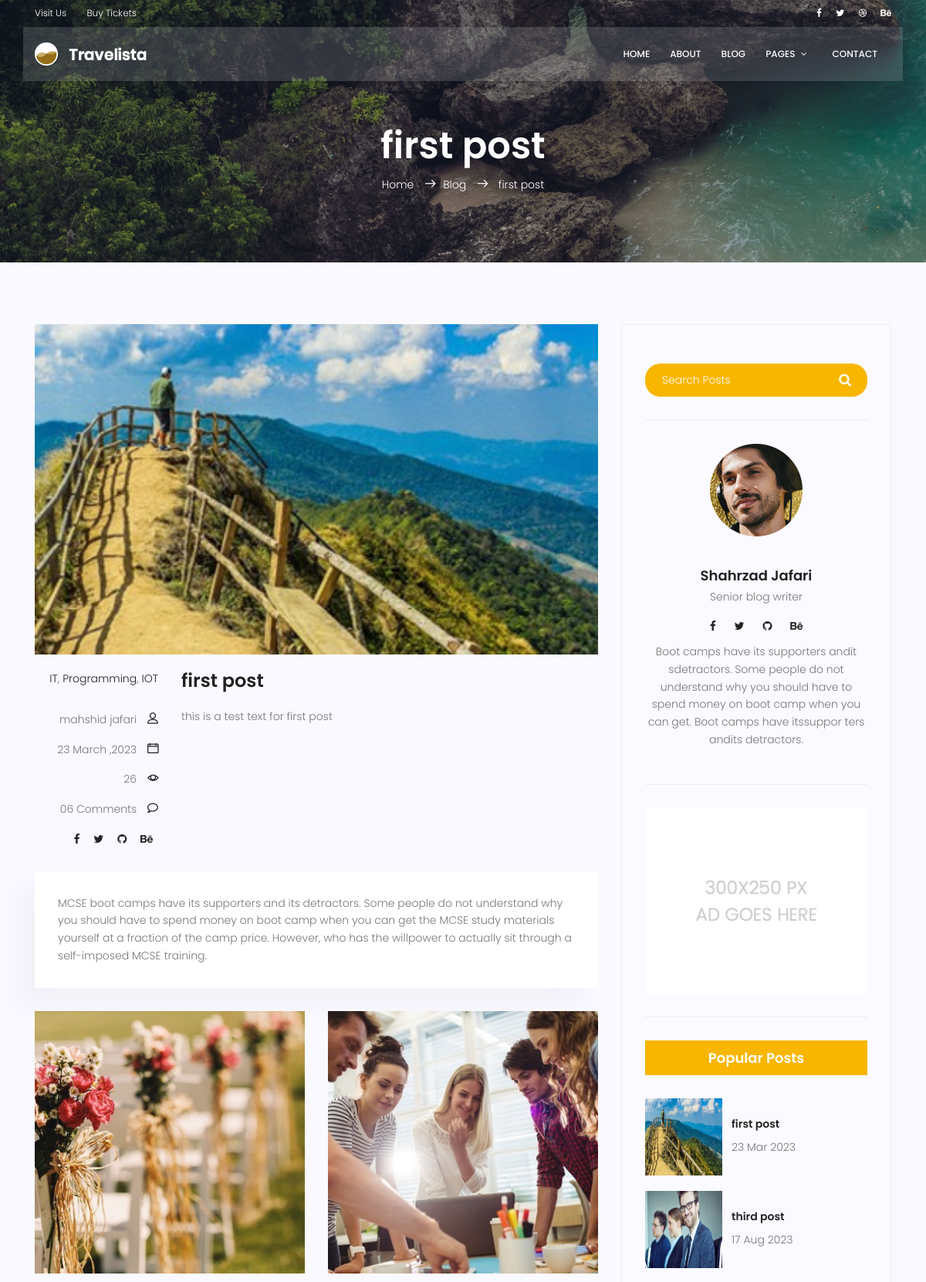
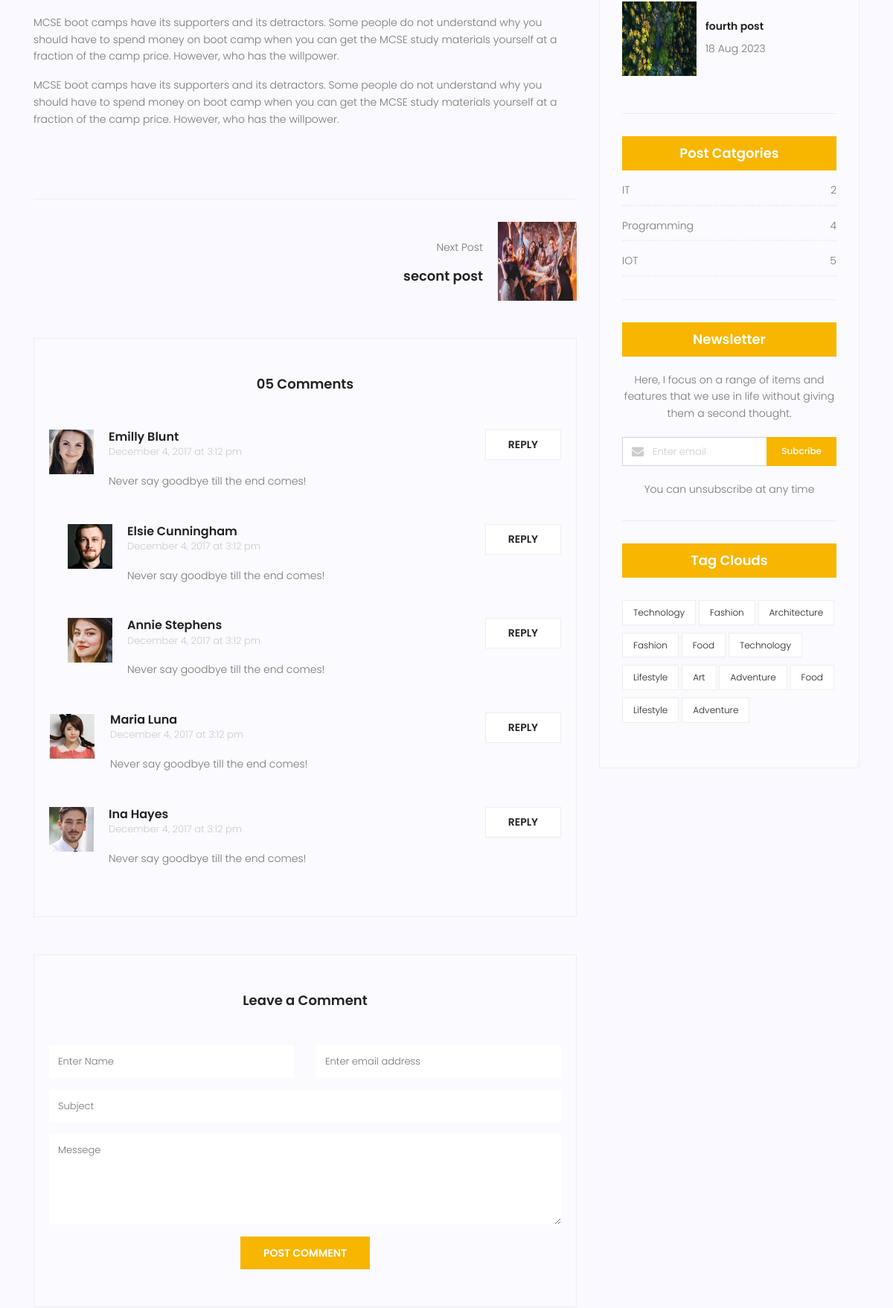
The page /blog/post-2/ (upper part) on the database its author committed (2 pictures, top to bottom).
### blog/models.py (models this page shows, shortened)
class Post(models.Model):
    title = models.CharField(max_length=255)
    content = models.TextField()
    image = models.ImageField(upload_to='blog/', default='blog/default.jpg')
    category = models.ManyToManyField(Category)
    author = models.ForeignKey(User, on_delete=models.SET_NULL, null=True)
    counted_view = models.IntegerField(default=0)
    status = models.BooleanField(default=False)
    published_date = models.DateTimeField(null=True)
    created_date = models.DateTimeField(auto_now_add=True)
    updated_date = models.DateTimeField(auto_now=True)
    class Meta:
        ordering = ['created_date']

class Category(models.Model):
    name = models.CharField(max_length=255)
    def __str__(self):
        return self.name

### blog/views.py (the view)
# urls.py: path('post-<int:pid>/', single_view, name='single'),
def single_view(request, pid):
    posts = Post.objects.filter(status=1, published_date__lte=timezone.now())
    post = get_object_or_404(Post, pk=pid, status=1, published_date__lte=timezone.now())
    post.counted_view += 1
    post.save()
    context = {'post': post,
               'next': posts.filter(id__gt=post.id).order_by('id').first(),
               'previous': posts.filter(id__lt=post.id).order_by('-id').first()
               }
    return render(request, 'blog/blog-single.html', context)

### blog/templatetags/blog_tags.py (called while the page is built)
@register.inclusion_tag('blog/blog-poppost.html')
def latest_post(arg=3):
    posts = Post.objects.filter(status=1).order_by('published_date')[:arg]
    return {'posts': posts}

@register.inclusion_tag('blog/blog-post-categories.html')
def post_categories():
    posts = Post.objects.filter(status=1)
    categories = Category.objects.all()
    cat_dict = {}
    for name in categories:
        cat_dict[name] = posts.filter(category=name).count()
    return {'categories': cat_dict}

### templates/blog/blog-single.html (shortened to what this page needs)
{% extends 'base.html' %} {%load static%} {%load blog_tags%} {% block content %}
<section class="relative about-banner">
  <div class="overlay overlay-bg"></div>
  <div class="container">
    <div class="row d-flex align-items-center justify-content-center">
      <div class="about-content col-lg-12">
        <h1 class="text-white">{{ post.title }}</h1>
        <p class="text-white link-nav">
          <a href="{% url 'website:index' %}">Home </a>
          <span class="lnr lnr-arrow-right"></span
          ><a href="{% url 'blog:index' %}">Blog </a>
          <span class="lnr lnr-arrow-right"></span>
          <a href="{% url 'blog:single' pid=post.id %}"> {{ post.title }}</a>
        </p>
      </div>
    </div>
  </div>
</section>
<section class="post-content-area single-post-area">
  <div class="container">
    <div class="row">
      <div class="col-lg-8 posts-list">
        <div class="single-post row">
          <div class="col-lg-12">
            <div class="feature-img">
              <img class="img-fluid" src="{{ post.image.url }}" alt="" />
            </div>
          </div>
          <div class="col-lg-3 col-md-3 meta-details">
            <ul class="tags">
              {% for cat in post.category.all %}
              <li>
                <a href="#">{{ cat.name }}</a>{%if not forloop.last%},{%endif%}
              </li>
              {% endfor %}
            </ul>
            <div class="user-details row">
              <p class="user-name col-lg-12 col-md-12 col-6">
                <a href="#">{{post.author.get_full_name}}</a>
                <span class="lnr lnr-user"></span>
              </p>
              <p class="date col-lg-12 col-md-12 col-6">
                <a href="#">{{post.published_date|date:"d F ,Y"}}</a>
                <span class="lnr lnr-calendar-full"></span>
              </p>
              <p class="view col-lg-12 col-md-12 col-6">
                <a href="#">{{post.counted_view}}</a>
                <span class="lnr lnr-eye"></span>
              </p>
              <p class="comments col-lg-12 col-md-12 col-6">
                <a href="#">06 Comments</a> <span class="lnr lnr-bubble"></span>
              </p>
              <ul class="social-links col-lg-12 col-md-12 col-6">
                <li>
                  <a href="#"><i class="fa fa-facebook"></i></a>
                </li>
                <li>
                  <a href="#"><i class="fa fa-twitter"></i></a>
                </li>
                <li>
                  <a href="#"><i class="fa fa-github"></i></a>
                </li>
                <li>
                  <a href="#"><i class="fa fa-behance"></i></a>
                </li>
              </ul>
            </div>
          </div>
          <div class="col-lg-9 col-md-9">
            <h3 class="mt-20 mb-20">{{ post.title }}</h3>
            <p class="excert">{{ post.content }}</p>
          </div>
          <div class="col-lg-12">
            <div class="quotes">
              MCSE boot camps have its supporters and its detractors. Some
              people do not understand why you should have to spend money on
              boot camp when you can get the MCSE study materials yourself at a
              fraction of the camp price. However, who has the willpower to
              actually sit through a self-imposed MCSE training.
            </div>
            <div class="row mt-30 mb-30">
              <div class="col-6">
                <img
                  class="img-fluid"
                  src="{% static 'img/blog/post-img1.jpg' %}"
                  alt=""
                />
              </div>
              <div class="col-6">
                <img
                  class="img-fluid"
                  src="{% static 'img/blog/post-img2.jpg' %}"
                  alt=""
                />
              </div>
              <div class="col-lg-12 mt-30">
                <p>
                  MCSE boot camps have its supporters and its detractors. Some
                  people do not understand why you should have to spend money on
                  boot camp when you can get the MCSE study materials yourself
                  at a fraction of the camp price. However, who has the
                  willpower.
                </p>
                <p>
                  MCSE boot camps have its supporters and its detractors. Some
                  people do not understand why you should have to spend money on
                  boot camp when you can get the MCSE study materials yourself
                  at a fraction of the camp price. However, who has the
                  willpower.
                </p>
              </div>
            </div>
          </div>
        </div>
        <div class="navigation-area">
          <div class="row">
            <div
              class="col-lg-6 col-md-6 col-12 nav-left flex-row d-flex justify-content-start align-items-center"
            >
            </div>
            <div
              class="col-lg-6 col-md-6 col-12 nav-right flex-row d-flex justify-content-end align-items-center"
            >
              <div class="detials">
                {% if next.id %}
                <p>Next Post</p>
                <a href="{% url 'blog:single' next.id %}"
                  ><h4>{{next.title}}</h4></a
                >
              </div>
              <div class="arrow">
                <a href="{% url 'blog:single' next.id %}"
                  ></a>
              </div>
              <div class="thumb">
                <a href="{% url 'blog:single' next.id %}"
                  ><img
                    class="img-fluid"
                    src="{{next.image.url}}"
                    alt=""
                    style="
                      height: 171px;
                      max-height: 106px;
                      max-width: 106px;
                      width: 123px;
                    "
                /></a>
                {% endif %}
              </div>
            </div>
          </div>
        </div>
        <div class="comments-area">
          <h4>05 Comments</h4>
          <div class="comment-list">
            <div class="single-comment justify-content-between d-flex">
              <div class="user justify-content-between d-flex">
                <div class="thumb">
                  <img src="{% static 'img/blog/c1.jpg' %}" alt="" />
                </div>
                <div class="desc">
                  <h5><a href="#">Emilly Blunt</a></h5>
                  <p class="date">December 4, 2017 at 3:12 pm</p>
                  <p class="comment">Never say goodbye till the end comes!</p>
                </div>
              </div>
              <div class="reply-btn">
                <a href="" class="btn-reply text-uppercase">reply</a>
              </div>
            </div>
          </div>
          <div class="comment-list left-padding">
            <div class="single-comment justify-content-between d-flex">
              <div class="user justify-content-between d-flex">
                <div class="thumb">
                  <img src="{% static 'img/blog/c2.jpg' %}" alt="" />
                </div>
                <div class="desc">
                  <h5><a href="#">Elsie Cunningham</a></h5>
                  <p class="date">December 4, 2017 at 3:12 pm</p>
                  <p class="comment">Never say goodbye till the end comes!</p>
                </div>
              </div>
              <div class="reply-btn">
                <a href="" class="btn-reply text-uppercase">reply</a>
              </div>
            </div>
          </div>
          <div class="comment-list left-padding">
            <div class="single-comment justify-content-between d-flex">
              <div class="user justify-content-between d-flex">
                <div class="thumb">
                  <img src="{% static 'img/blog/c3.jpg' %}" alt="" />
                </div>
                <div class="desc">
                  <h5><a href="#">Annie Stephens</a></h5>
                  <p class="date">December 4, 2017 at 3:12 pm</p>
                  <p class="comment">Never say goodbye till the end comes!</p>
                </div>
              </div>
              <div class="reply-btn">
                <a href="" class="btn-reply text-uppercase">reply</a>
              </div>
            </div>
          </div>
          <div class="comment-list">
            <div class="single-comment justify-content-between d-flex">
              <div class="user justify-content-between d-flex">
                <div class="thumb">
                  <img src="{% static 'img/blog/c4.jpg' %}" alt="" />
                </div>
                <div class="desc">
                  <h5><a href="#">Maria Luna</a></h5>
                  <p class="date">December 4, 2017 at 3:12 pm</p>
                  <p class="comment">Never say goodbye till the end comes!</p>
                </div>
              </div>
              <div class="reply-btn">
                <a href="" class="btn-reply text-uppercase">reply</a>
              </div>
            </div>
          </div>
          <div class="comment-list">
            <div class="single-comment justify-content-between d-flex">
              <div class="user justify-content-between d-flex">
                <div class="thumb">
                  <img src="{% static 'img/blog/c5.jpg' %}" alt="" />
                </div>
                <div class="desc">
                  <h5><a href="#">Ina Hayes</a></h5>
                  <p class="date">December 4, 2017 at 3:12 pm</p>
                  <p class="comment">Never say goodbye till the end comes!</p>
                </div>
              </div>
              <div class="reply-btn">
                <a href="" class="btn-reply text-uppercase">reply</a>
              </div>
            </div>
          </div>
        </div>
        <div class="comment-form">
          <h4>Leave a Comment</h4>
          <form>
            <div class="form-group form-inline">
              <div class="form-group col-lg-6 col-md-12 name">
                <input
                  type="text"
                  class="form-control"
                  id="name"
                  placeholder="Enter Name"
                  onfocus="this.placeholder = ''"
                  onblur="this.placeholder = 'Enter Name'"
                />
              </div>
              <div class="form-group col-lg-6 col-md-12 email">
                <input
                  type="email"
                  class="form-control"
                  id="email"
                  placeholder="Enter email address"
                  onfocus="this.placeholder = ''"
                  onblur="this.placeholder = 'Enter email address'"
                />
              </div>
            </div>
            <div class="form-group">
              <input
                type="text"
                class="form-control"
                id="subject"
                placeholder="Subject"
                onfocus="this.placeholder = ''"
                onblur="this.placeholder = 'Subject'"
              />
            </div>
            <div class="form-group">
              <textarea
                class="form-control mb-10"
                rows="5"
                name="message"
                placeholder="Messege"
                onfocus="this.placeholder = ''"
                onblur="this.placeholder = 'Messege'"
                required=""
              ></textarea>
            </div>
            <a href="#" class="primary-btn text-uppercase">Post Comment</a>
          </form>
        </div>
      </div>
      <div class="col-lg-4 sidebar-widgets">
        <div class="widget-wrap">
          <div class="single-sidebar-widget search-widget">
            <form class="search-form" action="#">
              <input
                placeholder="Search Posts"
                name="search"
                type="text"
                onfocus="this.placeholder = ''"
                onblur="this.placeholder = 'Search Posts'"
              />
              <button type="submit"><i class="fa fa-search"></i></button>
            </form>
          </div>
          {% include 'blog/blog-writer.html' %} {%include 'blog/blog-ads.html'%}
          {% latest_post %} {% post_categories %}
          <div class="single-sidebar-widget newsletter-widget">
            <h4 class="newsletter-title">Newsletter</h4>
            <p>
              Here, I focus on a range of items and features that we use in life
              without giving them a second thought.
            </p>
            <div class="form-group d-flex flex-row">
              <div class="col-autos">
                <div class="input-group">
                  <div class="input-group-prepend">
                    <div class="input-group-text">
                      <i class="fa fa-envelope" aria-hidden="true"></i>
                    </div>
                  </div>
                  <input
                    type="text"
                    class="form-control"
                    id="inlineFormInputGroup"
                    placeholder="Enter email"
                    onfocus="this.placeholder = ''"
                    onblur="this.placeholder = 'Enter email'"
                  />
                </div>
              </div>
              <a href="#" class="bbtns">Subcribe</a>
            </div>
            <p class="text-bottom">You can unsubscribe at any time</p>
          </div>
          {% include 'blog/blog-tags.html' %}
        </div>
      </div>
    </div>
  </div>
</section>
{% endblock %}

### templates/blog/blog-poppost.html
{% load static %}
<div class="single-sidebar-widget popular-post-widget">
  <h4 class="popular-title">Popular Posts</h4>
  <div class="popular-post-list">
    {% for post in posts %}
    <div class="single-post-list d-flex flex-row align-items-center">
      <div class="thumb">
        <img class="img-fluid" src="{{post.image.url}}" alt="" />
      </div>
      <div class="details">
        <a href="{% url 'blog:single' pid=post.id %}"
          ><h6>{{post.title}}</h6></a
        >
        <p>{{post.published_date|date:'d M Y'}}</p>
      </div>
    </div>
    {% endfor %}
  </div>
</div>

### templates/blog/blog-post-categories.html
<div class="single-sidebar-widget post-category-widget">
  <h4 class="category-title">Post Catgories</h4>
  <ul class="cat-list">
    {% for name,count in categories.items %}
    <li>
      <a href="#" class="d-flex justify-content-between">
        <p>{{name}}</p>
        <p>{{count}}</p>
      </a>
    </li>
    {% endfor %}
  </ul>
</div>

### rows shown on the page
Post: title "first post", image (picture), author.get_full_name "mahshid jafari", published_date "23 March ,2023", counted_view "26", content "this is a test text for first post", published_date "23 Mar 2023"
Category: name "IT", count "2"
Category: name "Programming", count "4"
Category: name "IOT", count "5"
Post: title "secont post", image (placeholder picture)
Post: image (picture), title "third post", published_date "17 Aug 2023"
Post: image (picture), title "fourth post", published_date "18 Aug 2023"
